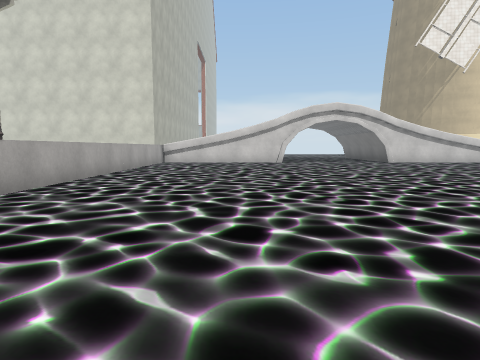
view 1 (above)

18 first-person views from a walk through a 3-D level made in the Unity game engine. The camera is 1.3 m above the floor, tilts 6° down and sees 75° across. The floor is counted in squares, 2 m on a side. Each view is taken from the middle of a square. On the plan, view 1 faces up. The plan holds only what a view shows up to about 10 squares ahead; the rest is blank. The place goes on beyond the plan. The player character is not drawn. Some surface patterns are stand-ins.

view 2
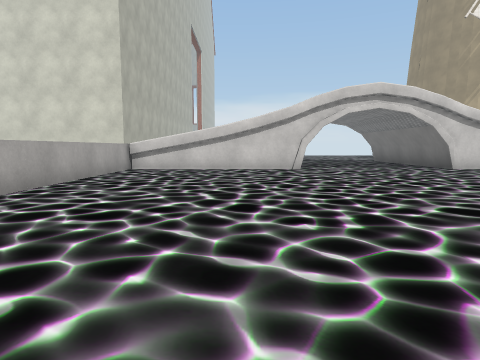

view 3
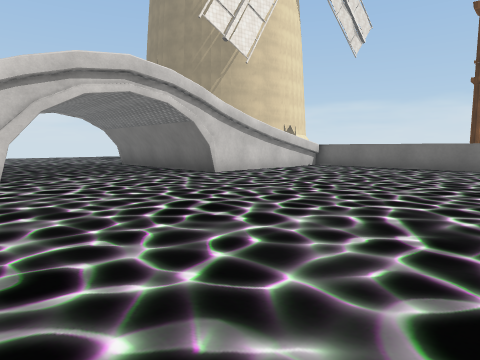

view 4
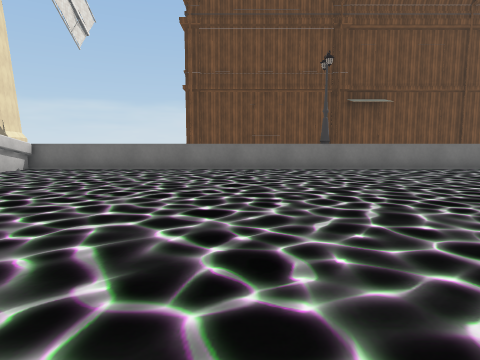

view 5
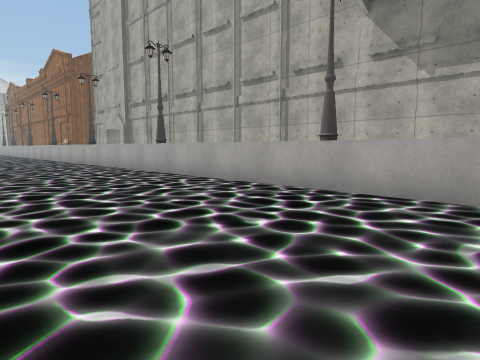

view 6
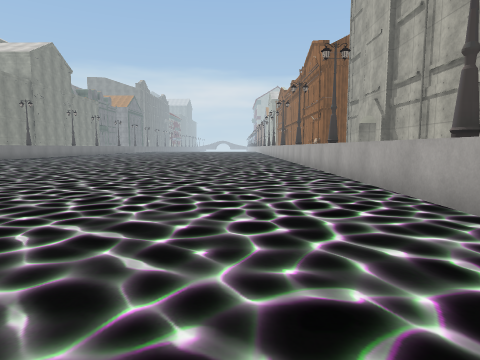

view 7
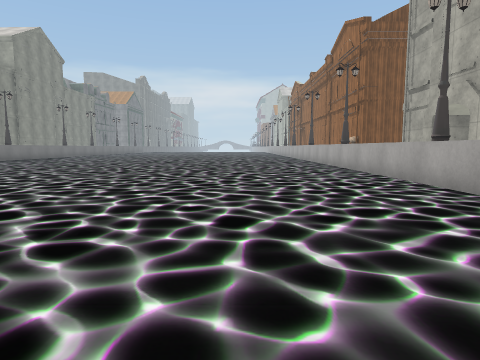

view 8
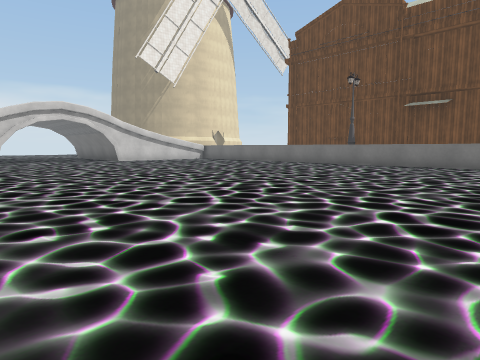

view 9
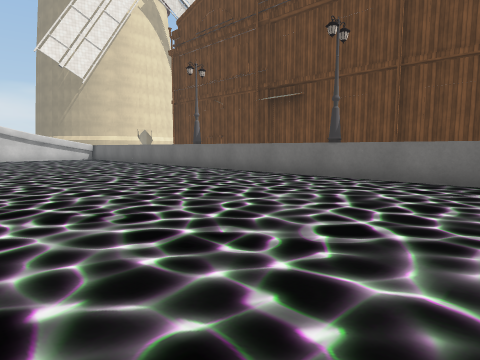

view 10
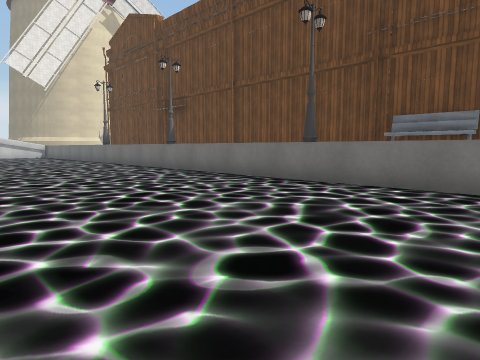

view 11
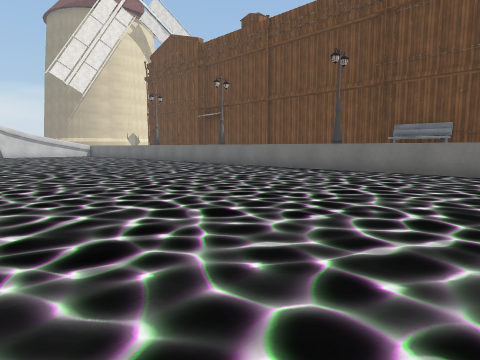

view 12
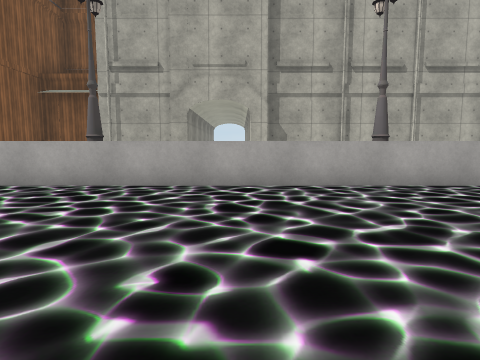

view 13
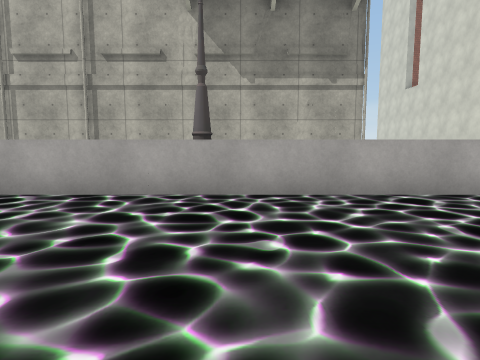

view 14
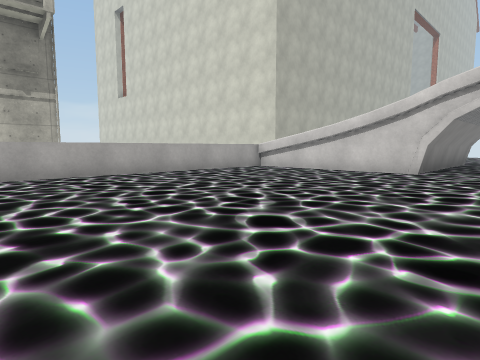

view 15
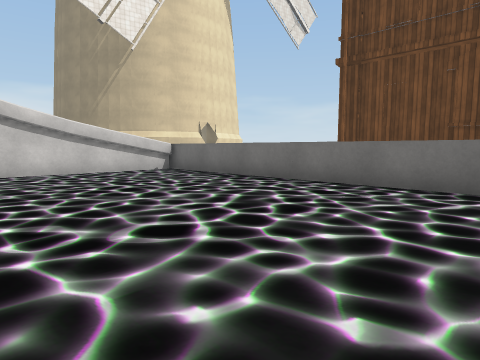

view 16
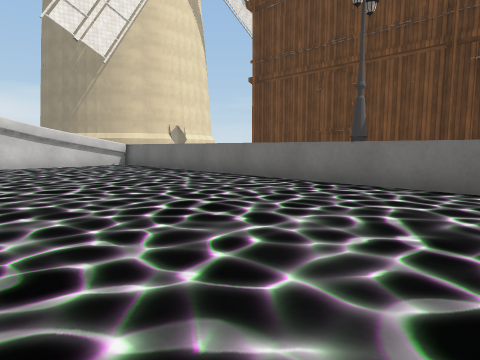

view 17
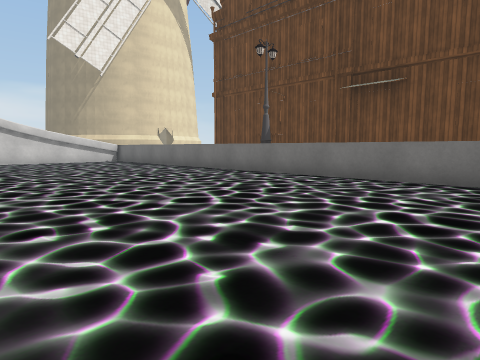

view 18
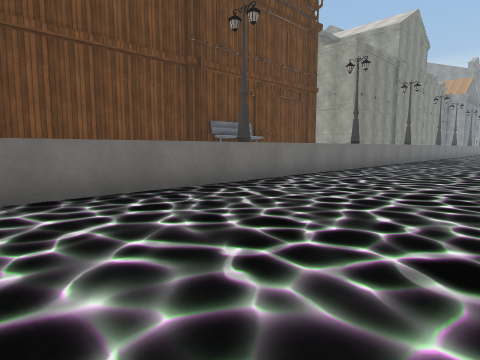

### Floor plan
Key: @ floor where view 1 was taken; # wall or solid block; . floor; ^ raised ledge.
Columns run from 6 left of view 1 to 14 right of it. Each row starts with its distance up from view 1.
 16         #...#
 15         #...#
 14       ###...###
 13    ^^#.........#^^
 12   ^..............^
 11   ^..............^
 10   ^..............^
  9   ^..............^  #
  8 # ^..............^  #
  7 # ^..............^  #
  6 # ^..............^  #
  5 # ^..............^  #
  4 # ^..............^  #
  3 # ^..............^  #
  2 # ^..............^  #
  1 # ^..............^  #
  0 # ^...@..........^  #
 -1 # ^..............^  #
 -2 # ^..............^  #
 -3 # ^..............^  #
 -4   ^..............^  #
 -5   ^..............^  #
 -6   ^..............^  #
 -7  #^..............^  #
 -8  #^..............^  #
 -9  #^..............^
-10  #^..............^
-11   ^...        ...^

Where each view was taken, in squares from view 1:
view 1: 0 up, 0 right, facing up
view 2: 4 up, 0 right, facing up
view 3: 7 up, 1 right, facing up-right
view 4: 7 up, 2 right, facing right
view 5: 7 up, 1 right, facing down-left
view 6: 3 up, 1 left, facing down
view 7: 0 up, 0 right, facing down
view 8: 1 down, 0 right, facing up-right
view 9: 4 down, 5 right, facing up-right
view 10: 9 down, 6 right, facing up-right
view 11: 10 down, 3 right, facing up-right
view 12: 8 down, 2 right, facing left
view 13: 5 up, 1 right, facing left
view 14: 5 up, 4 right, facing up-left
view 15: 5 up, 6 right, facing up-right
view 16: 2 up, 6 right, facing up-right
view 17: 1 down, 5 right, facing up-right
view 18: 1 down, 7 right, facing down-right
